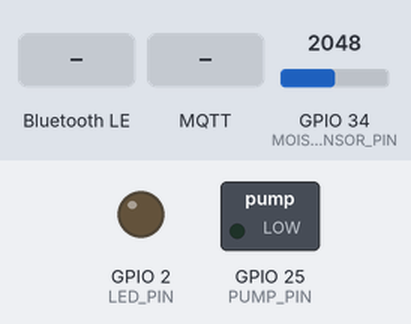
This program was run on a simulated ESP32. On the bench: switched loads named in the program (green lamp = pin HIGH), output pins drawn as LEDs (lit = HIGH). The test bench sets the inputs (shaded band); at power-on: GPIO 34 (MOISTURE_SENSOR_PIN) = 2048. WiFi joins after 1.5 s; servers stay silent unless stated; no MQTT or app messages arrive unless stated; nothing arrives over Bluetooth unless stated; a phone connects over Bluetooth LE 3 s after start; what the program prints to the serial monitor is not drawn.

Above: at 3.7 s.
3.8 s: Bluetooth LE write "1" received
At 4.3 s:
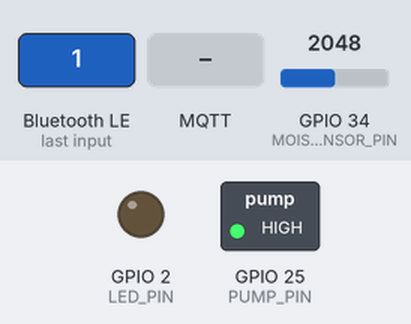
5.3 s: MQTT message "1" arrives on the first subscribed topic
6.8 s: MQTT message "on" arrives on the first subscribed topic
At 30.15 s:
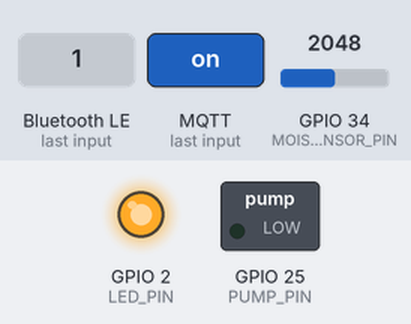
Timing chart, 0 to 31.6 s (numbered marks = the images above; inputs shaded):
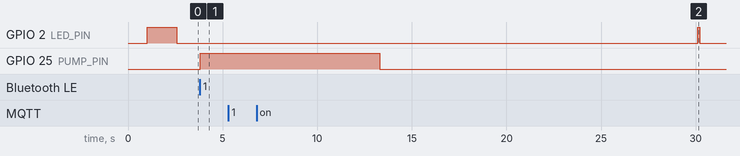

Measured:
- after the input at 3.8 s, GPIO 25 (PUMP_PIN): LOW → HIGH at once
- after the input at 5.3 s, every drawn part: stays the same

The program:

main.cpp
```cpp
#include <Arduino.h>
#include "config.h"
#include "sensor.h"
#include "pump.h"
#include "mqtt_client.h"
#include "ble.h"

static unsigned long last_sensor_time = 0;
static unsigned long wifi_lost_time = 0;
static bool offline_mode = false;

void on_pump_command(unsigned long duration_ms, const char* reason) {
    Serial.printf("[MAIN] 执行浇水: %lu ms, 原因: %s\n", duration_ms, reason);
    pump_start(duration_ms);
    if (mqtt_is_connected()) {
        mqtt_publish_pump_status(true, duration_ms);
    }
}

static void check_offline_watering(float moisture) {
    if (moisture <= LOCAL_MOISTURE_LOW && !pump_is_running()) {
        Serial.printf("[OFFLINE] 湿度 %.1f%% 低于阈值 %d%%，本地触发浇水\n",
                      moisture, LOCAL_MOISTURE_LOW);
        pump_start(LOCAL_PUMP_DURATION);
    }
}

void setup() {
    Serial.begin(115200);
    delay(1000);
    Serial.println("\n============================");
    Serial.println("  智能浇花系统 启动中...");
    Serial.println("  WiFi + BLE 双模");
    Serial.println("============================");

    pinMode(LED_PIN, OUTPUT);
    digitalWrite(LED_PIN, HIGH);

    sensor_init();
    pump_init();
    ble_init();
    mqtt_init();

    digitalWrite(LED_PIN, LOW);
    Serial.println("[MAIN] 初始化完成，开始运行");
}

void loop() {
    unsigned long now = millis();

    mqtt_update();
    pump_update();

    if (!mqtt_is_connected()) {
        if (wifi_lost_time == 0) {
            wifi_lost_time = now;
        } else if ((now - wifi_lost_time) > OFFLINE_FALLBACK_MS && !offline_mode) {
            offline_mode = true;
            Serial.println("[MAIN] 已切换到本地兜底模式");
        }
    } else {
        wifi_lost_time = 0;
        offline_mode = false;
    }

    if (now - last_sensor_time >= SENSOR_SAMPLE_MS) {
        last_sensor_time = now;

        float moisture = sensor_read_moisture_pct();
        int raw = sensor_read_raw();

        Serial.printf("[SENSOR] 湿度: %.1f%%  (raw: %d)  WiFi:%s  BLE:%s\n",
                      moisture, raw,
                      mqtt_is_connected() ? "在线" : "离线",
                      ble_is_connected()  ? "已连接" : "未连接");

        digitalWrite(LED_PIN, HIGH);
        delay(100);
        digitalWrite(LED_PIN, LOW);

        if (mqtt_is_connected()) {
            mqtt_publish_sensor(moisture, raw, pump_is_running());
        }

        ble_update_moisture(moisture, pump_is_running());

        if (offline_mode) {
            check_offline_watering(moisture);
        }
    }
}
```

ble.cpp
```cpp
#include "ble.h"
#include <ArduinoJson.h>

// ============================================================
// 自定义 UUID（手机App用这些UUID发现和控制设备）
// ============================================================
#define BLE_SERVICE_UUID        "12345678-1234-1234-1234-123456789abc"
#define BLE_MOISTURE_UUID       "12345678-1234-1234-1234-123456789001"  // 只读+通知
#define BLE_PUMP_CMD_UUID       "12345678-1234-1234-1234-123456789002"  // 写入

static BLEServer*          _server = nullptr;
static BLECharacteristic*  _moisture_char = nullptr;
static BLECharacteristic*  _pump_cmd_char = nullptr;
static bool                _connected = false;

// ============================================================
// 连接状态回调
// ============================================================
class ServerCallbacks : public BLEServerCallbacks {
    void onConnect(BLEServer* s) override {
        _connected = true;
        Serial.println("[BLE] 手机已连接");
    }
    void onDisconnect(BLEServer* s) override {
        _connected = false;
        Serial.println("[BLE] 手机已断开，重新广播...");
        BLEDevice::startAdvertising();
    }
};

// ============================================================
// 浇水指令写入回调
// 手机发送 JSON: {"duration_ms": 10000}
// ============================================================
class PumpCmdCallbacks : public BLECharacteristicCallbacks {
    void onWrite(BLECharacteristic* c) override {
        String val = c->getValue().c_str();
        Serial.printf("[BLE] 收到指令: %s\n", val.c_str());
        StaticJsonDocument<128> doc;
        if (!deserializeJson(doc, val)) {
            unsigned long duration = doc["duration_ms"] | 8000UL;
            on_pump_command(duration, "ble");
        }
    }
};

// ============================================================
// 初始化
// ============================================================
void ble_init() {
    BLEDevice::init("智能浇花");
    _server = BLEDevice::createServer();
    _server->setCallbacks(new ServerCallbacks());

    BLEService* svc = _server->createService(BLE_SERVICE_UUID);

    // 湿度特征（通知）
    _moisture_char = svc->createCharacteristic(
        BLE_MOISTURE_UUID,
        BLECharacteristic::PROPERTY_READ | BLECharacteristic::PROPERTY_NOTIFY
    );
    _moisture_char->addDescriptor(new BLE2902());

    // 水泵控制特征（写入）
    _pump_cmd_char = svc->createCharacteristic(
        BLE_PUMP_CMD_UUID,
        BLECharacteristic::PROPERTY_WRITE
    );
    _pump_cmd_char->setCallbacks(new PumpCmdCallbacks());

    svc->start();

    BLEAdvertising* adv = BLEDevice::getAdvertising();
    adv->addServiceUUID(BLE_SERVICE_UUID);
    adv->setScanResponse(true);
    BLEDevice::startAdvertising();

    Serial.println("[BLE] 蓝牙已启动，设备名: 智能浇花");
}

// ============================================================
// 推送湿度数据给已连接的手机
// ============================================================
void ble_update_moisture(float moisture_pct, bool pump_running) {
    if (!_connected || !_moisture_char) return;
    StaticJsonDocument<128> doc;
    doc["m"] = (int)(moisture_pct * 10) / 10.0;
    doc["p"] = pump_running;
    char buf[128];
    serializeJson(doc, buf);
    _moisture_char->setValue(buf);
    _moisture_char->notify();
}

bool ble_is_connected() {
    return _connected;
}
```

ble.h
```cpp
#pragma once
#include <Arduino.h>
#include <BLEDevice.h>
#include <BLEServer.h>
#include <BLEUtils.h>
#include <BLE2902.h>

// 初始化BLE服务
void ble_init();

// 更新湿度通知（有手机连接时自动推送）
void ble_update_moisture(float moisture_pct, bool pump_running);

// 是否有手机通过蓝牙连接
bool ble_is_connected();

// 外部实现：收到蓝牙浇水指令
extern void on_pump_command(unsigned long duration_ms, const char* reason);
```

mqtt_client.cpp
```cpp
#include "mqtt_client.h"
#include <ArduinoJson.h>

static WiFiClient _wifi_client;
static PubSubClient _mqtt(_wifi_client);
static unsigned long _last_reconnect_attempt = 0;
static unsigned long _last_mqtt_ok_time = 0;

// MQTT消息接收回调
static void _on_message(char* topic, byte* payload, unsigned int length) {
    // 解析JSON指令
    StaticJsonDocument<200> doc;
    DeserializationError err = deserializeJson(doc, payload, length);
    if (err) {
        Serial.println("[MQTT] JSON解析失败");
        return;
    }

    if (strcmp(topic, TOPIC_PUMP_CMD) == 0) {
        unsigned long duration = doc["duration_ms"] | 8000UL;
        const char* reason = doc["reason"] | "server";
        Serial.printf("[MQTT] 收到浇水指令: %lu ms, 原因: %s\n", duration, reason);
        on_pump_command(duration, reason);
    }
}

static void _connect_wifi() {
    Serial.printf("[WiFi] 连接 %s", WIFI_SSID);
    WiFi.begin(WIFI_SSID, WIFI_PASSWORD);
    int tries = 0;
    while (WiFi.status() != WL_CONNECTED && tries < 20) {
        delay(500);
        Serial.print(".");
        tries++;
    }
    if (WiFi.status() == WL_CONNECTED) {
        Serial.printf("\n[WiFi] 连接成功! IP: %s\n", WiFi.localIP().toString().c_str());
    } else {
        Serial.println("\n[WiFi] 连接失败，将使用本地兜底模式");
    }
}

static bool _reconnect_mqtt() {
    if (_mqtt.connected()) return true;
    Serial.print("[MQTT] 尝试连接...");
    // 设置LWT遗嘱：掉线时自动发布离线状态
    String lwt_topic = String("plant/") + DEVICE_ID + "/heartbeat";
    String lwt_msg = "{\"online\":false,\"device_id\":\"" DEVICE_ID "\"}";
    bool ok = _mqtt.connect(DEVICE_ID, nullptr, nullptr,
                            lwt_topic.c_str(), 0, true, lwt_msg.c_str());
    if (ok) {
        Serial.println("成功");
        _mqtt.subscribe(TOPIC_PUMP_CMD);
        _last_mqtt_ok_time = millis();
        // 上线公告
        String online_msg = "{\"online\":true,\"device_id\":\"" DEVICE_ID "\"}";
        _mqtt.publish(lwt_topic.c_str(), online_msg.c_str(), true);
    } else {
        Serial.printf("失败, rc=%d\n", _mqtt.state());
    }
    return ok;
}

void mqtt_init() {
    _connect_wifi();
    _mqtt.setServer(MQTT_BROKER_IP, MQTT_BROKER_PORT);
    _mqtt.setCallback(_on_message);
    _mqtt.setKeepAlive(60);
    _mqtt.setBufferSize(512);
    _reconnect_mqtt();
}

void mqtt_update() {
    if (WiFi.status() != WL_CONNECTED) {
        return;
    }
    if (!_mqtt.connected()) {
        unsigned long now = millis();
        if (now - _last_reconnect_attempt > MQTT_RECONNECT_MS) {
            _last_reconnect_attempt = now;
            _reconnect_mqtt();
        }
    } else {
        _last_mqtt_ok_time = millis();
        _mqtt.loop();
    }
}

void mqtt_publish_sensor(float moisture_pct, int moisture_raw, bool pump_running) {
    if (!_mqtt.connected()) return;
    StaticJsonDocument<256> doc;
    doc["device_id"] = DEVICE_ID;
    doc["moisture_pct"] = (int)(moisture_pct * 10) / 10.0; // 保留1位小数
    doc["moisture_raw"] = moisture_raw;
    doc["pump_running"] = pump_running;
    doc["wifi_rssi"] = WiFi.RSSI();
    doc["uptime_s"] = millis() / 1000;
    char buf[256];
    serializeJson(doc, buf);
    _mqtt.publish(TOPIC_SENSOR, buf);
}

void mqtt_publish_pump_status(bool running, unsigned long duration_ms) {
    if (!_mqtt.connected()) return;
    StaticJsonDocument<128> doc;
    doc["device_id"] = DEVICE_ID;
    doc["running"] = running;
    doc["duration_ms"] = duration_ms;
    char buf[128];
    serializeJson(doc, buf);
    _mqtt.publish(TOPIC_PUMP_ACK, buf);
}

bool mqtt_is_connected() {
    return _mqtt.connected();
}
```

mqtt_client.h
```cpp
#pragma once
#include <Arduino.h>
#include <PubSubClient.h>
#include <WiFi.h>
#include "config.h"

// 初始化WiFi + MQTT连接
void mqtt_init();

// 必须在loop()中调用，维持连接
void mqtt_update();

// 发布传感器数据到MQTT
void mqtt_publish_sensor(float moisture_pct, int moisture_raw, bool pump_running);

// 发布水泵状态确认
void mqtt_publish_pump_status(bool running, unsigned long duration_ms);

// 是否已连接MQTT
bool mqtt_is_connected();

// 外部注册浇水指令回调（由main.cpp实现）
extern void on_pump_command(unsigned long duration_ms, const char* reason);
```

pump.cpp
```cpp
#include "pump.h"

static bool _running = false;
static unsigned long _start_time = 0;
static unsigned long _duration = 0;
static unsigned long _last_stop = 0;

void pump_init() {
    pinMode(PUMP_PIN, OUTPUT);
    digitalWrite(PUMP_PIN, LOW);
}

void pump_start(unsigned long duration_ms) {
    // 强制不超过安全上限
    if (duration_ms > MAX_PUMP_DURATION_MS) {
        duration_ms = MAX_PUMP_DURATION_MS;
    }
    // 检查最短间隔（上次停泵到现在）
    if (_last_stop > 0 && (millis() - _last_stop) < MIN_PUMP_INTERVAL_MS) {
        Serial.println("[PUMP] 间隔太短，跳过本次浇水");
        return;
    }
    _duration = duration_ms;
    _start_time = millis();
    _running = true;
    digitalWrite(PUMP_PIN, HIGH);
    Serial.printf("[PUMP] 开始浇水 %lu ms\n", duration_ms);
}

void pump_stop() {
    if (_running) {
        _running = false;
        _last_stop = millis();
        digitalWrite(PUMP_PIN, LOW);
        Serial.println("[PUMP] 水泵停止");
    }
}

bool pump_is_running() {
    return _running;
}

void pump_update() {
    if (_running && (millis() - _start_time) >= _duration) {
        pump_stop();
    }
}

unsigned long pump_last_stop_time() {
    return _last_stop;
}
```

pump.h
```cpp
#pragma once
#include <Arduino.h>
#include "config.h"

// 初始化水泵引脚
void pump_init();

// 启动水泵，持续 duration_ms 毫秒（最长受MAX_PUMP_DURATION_MS限制）
void pump_start(unsigned long duration_ms);

// 立即停止水泵
void pump_stop();

// 是否正在运行
bool pump_is_running();

// 必须在loop()中调用，处理超时自动停泵
void pump_update();

// 上次停泵时间戳（ms）
unsigned long pump_last_stop_time();
```

sensor.cpp
```cpp
#include "sensor.h"

void sensor_init() {
    pinMode(MOISTURE_SENSOR_PIN, INPUT);
}

int sensor_read_raw() {
    // 取10次采样平均，消除ADC噪声
    long sum = 0;
    for (int i = 0; i < 10; i++) {
        sum += analogRead(MOISTURE_SENSOR_PIN);
        delay(5);
    }
    return (int)(sum / 10);
}

float sensor_read_moisture_pct() {
    int raw = sensor_read_raw();
    // 将ADC值映射到湿度百分比
    // DRY_ADC → 0%，WET_ADC → 100%
    float pct = (float)(MOISTURE_DRY_ADC - raw) / (MOISTURE_DRY_ADC - MOISTURE_WET_ADC) * 100.0f;
    // 限制在 0~100 范围内
    if (pct < 0.0f) pct = 0.0f;
    if (pct > 100.0f) pct = 100.0f;
    return pct;
}
```

sensor.h
```cpp
#pragma once
#include <Arduino.h>
#include "config.h"

// 初始化传感器引脚
void sensor_init();

// 读取湿度百分比（0-100），内部取10次平均
float sensor_read_moisture_pct();

// 读取原始ADC值（用于调试/校准）
int sensor_read_raw();
```

config.h
```cpp
#pragma once

// ============================================================
// WiFi 配置 — 修改成你家的WiFi
// ============================================================
#define WIFI_SSID     "ChinaNet-1802"
#define WIFI_PASSWORD "110970999"

// ============================================================
// MQTT Broker — Mac的局域网IP（在Mac终端运行 ifconfig 查看）
// ============================================================
#define MQTT_BROKER_IP   "192.168.1.28"
#define MQTT_BROKER_PORT 1883
#define DEVICE_ID        "esp32_plant_01"

// ============================================================
// 引脚定义
// ============================================================
#define MOISTURE_SENSOR_PIN  34   // GPIO34 (ADC1_CH6) — 湿度传感器黄线
#define PUMP_PIN             25   // GPIO25 — 控制MOSFET Gate（经220Ω电阻）
#define LED_PIN              2    // 内置LED

// ============================================================
// 湿度传感器校准值（需要运行校准程序后填入）
// 默认值适用于大多数电容式传感器 V1.2
// ============================================================
#define MOISTURE_DRY_ADC  3400   // 传感器在干燥空气中的ADC读数（实测约3250~3322，留余量）
#define MOISTURE_WET_ADC  1500   // 传感器完全插入水中的ADC读数（建议实测后调整）

// ============================================================
// 安全参数
// ============================================================
#define MAX_PUMP_DURATION_MS    30000UL   // 水泵单次最长30秒
#define MIN_PUMP_INTERVAL_MS         0UL   // 测试模式：无间隔限制
#define SENSOR_SAMPLE_MS        30000UL   // 每30秒采样一次
#define MQTT_RECONNECT_MS        5000UL   // MQTT断线5秒后重连
#define OFFLINE_FALLBACK_MS   1800000UL   // WiFi断30分钟切换本地模式

// ============================================================
// MQTT 话题
// ============================================================
#define TOPIC_SENSOR    "plant/" DEVICE_ID "/sensor"
#define TOPIC_PUMP_CMD  "plant/" DEVICE_ID "/pump/cmd"
#define TOPIC_PUMP_ACK  "plant/" DEVICE_ID "/pump/status"
#define TOPIC_HEARTBEAT "plant/" DEVICE_ID "/heartbeat"

// ============================================================
// 本地兜底阈值（WiFi离线时使用）
// ============================================================
#define LOCAL_MOISTURE_LOW   35   // 低于此值触发浇水
#define LOCAL_PUMP_DURATION  8000 // 本地模式浇水8秒
```
